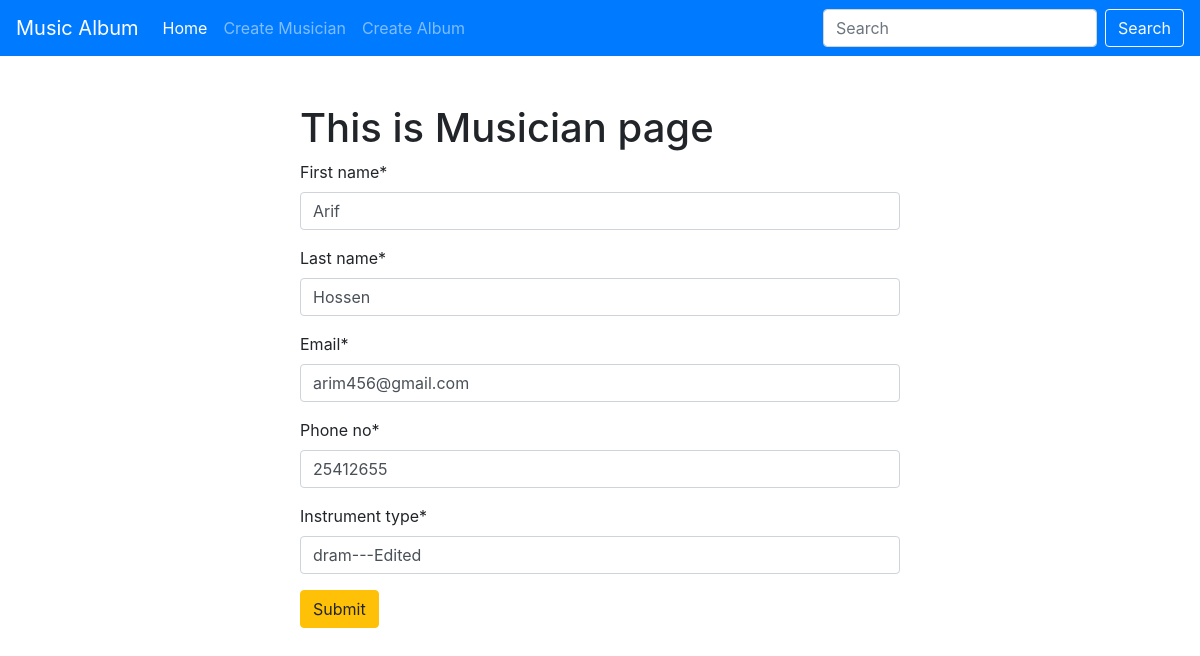
The page /musician/edit/6/ on the database its author committed.
### musicians/models.py (models this page shows, shortened)
class Musician(models.Model):
    first_name = models.CharField(max_length=50)
    last_name = models.CharField(max_length=50)
    email = models.EmailField()
    phone_no = models.CharField(max_length=12)
    instrument_type = models.CharField(max_length=200)

### musicians/views.py (the view)
# urls.py: path('edit/<int:id>/', views.EditMusicianView.as_view(), name='edit_musician'),
class EditMusicianView(UpdateView):
    model = models.Musician
    form_class = forms.MusicianForm
    template_name = 'add_musician.html'
    pk_url_kwarg = 'id'
    success_url = reverse_lazy('homepage')

### musicians/forms.py
class MusicianForm(forms.ModelForm):
    class Meta:
        model = Musician
        fields = '__all__'

### musicians/templates/add_musician.html (shortened to what this page needs)
{% extends 'base.html' %}
{% load crispy_forms_tags %}
{% block content %}
<form action="" method="post" style="width: 50%; margin: auto;" class="mb-5">
    <h1 class="mt-5">This is Musician page</h1>
{{form | crispy}}
<button class="btn btn-warning">Submit</button>
</form>
{% endblock %}

### rows shown on the page
Musician: first_name "Arif", last_name "Hossen", email "arim456@gmail.com", phone_no "25412655", instrument_type "dram---Edited"
